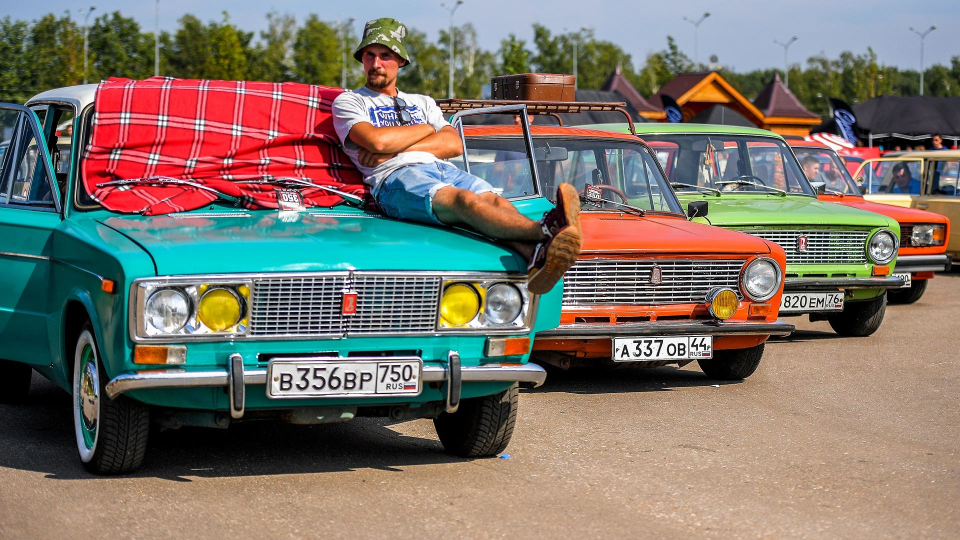
#> input picture Resources/5ebbc81b85600a286f4de97e.jpg, 1920 x 1080 px, given in place of the camera (shown at 1/2 size)
$ python meanshift_camshift.py
#> lines starting #> are read from the running program, lines starting #| are printed output that depends on the picture
import cv2
import numpy as np
import matplotlib.pyplot as plt

#Starting video capture
capture = cv2.VideoCapture(0)

#Reading frames
ret,frame = capture.read()
#> frame is the input picture: shape (1080, 1920, 3); mean B, G, R 106.1, 115.6, 123.6

#Load Haar cascade classifier for face detection
path = 'C:\\Users\\peter\\opencv\\Resources\\haarcascade_frontalface_default.xml'
face_cascade = cv2.CascadeClassifier(path)

#Detect face
face_rectangles = face_cascade.detectMultiScale(frame)
#> face_rectangles = [[1546, 335, 27, 27], [1731, 468, 61, 61], [1487, 526, 71, 71], [714, 87, 78, 78]]

#Get region of detected face which will be the tracking window
(face_x,face_y,width,height) = tuple(face_rectangles[0])
#> face_x = 1546; face_y = 335; width = 27; height = 27
track_window = (face_x,face_y,width,height)
#> track_window = (1546, 335, 27, 27)

#Define ROI of the detected face in the frame
roi = frame[face_y:face_y+height,face_x:face_x+width]
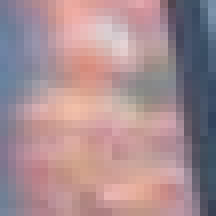
#> roi: shape (27, 27, 3) (shown 8 times larger); mean B, G, R 145.9, 140.9, 168.1

#Convert ROI from BGR to HSV
hsv_roi = cv2.cvtColor(roi,cv2.COLOR_BGR2HSV)
#> hsv_roi: shape (27, 27, 3); mean H, S, V 90, 58.2, 175.6

#Calculate the color histogram of the HSV ROI
roi_hist = cv2.calcHist([hsv_roi],[0],None,[180],[0,180])
#> roi_hist = 180 values, max 48 at index 4, min 0 at index 12, mean 4.05

#Normalize the histogram
cv2.normalize(roi_hist,roi_hist,0,255,cv2.NORM_MINMAX)

#Define termination criteria
termination_criteria = (cv2.TERM_CRITERIA_EPS | cv2.TERM_CRITERIA_COUNT, 10, 1)

while True:
    ret,frame = capture.read()

    if ret == True:
        hsv = cv2.cvtColor(frame,cv2.COLOR_BGR2HSV)
#> hsv: shape (1080, 1920, 3); mean H, S, V 62.3, 105.2, 144.3

        #Calculate the back propagation to see how the pixels of the image fit the histogram model of the ROI
        dst = cv2.calcBackProject([hsv],[0],roi_hist,[0,180],1)
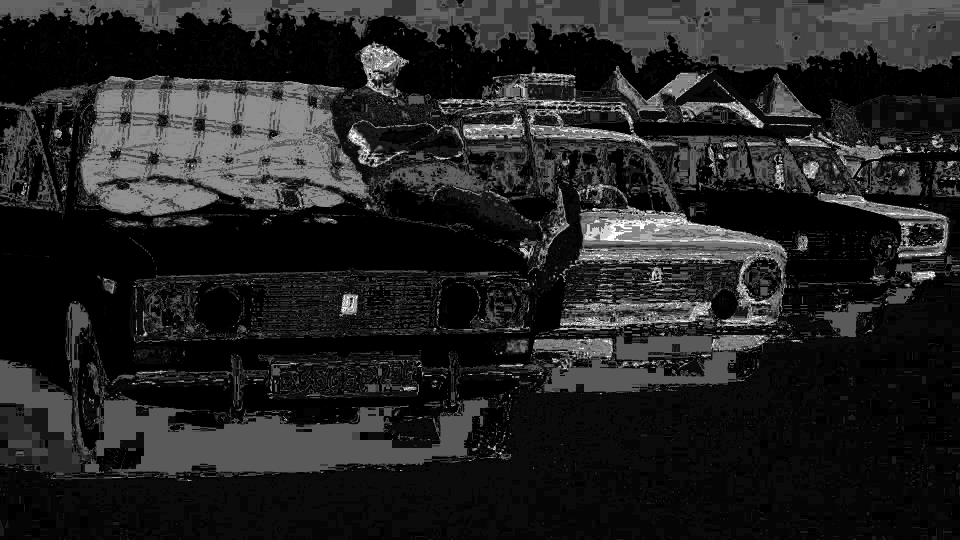
#> dst: shape (1080, 1920) (shown at 1/2 size); min 0, max 255, mean 35.4

        #MeanShift (uncomment to use)
        # ret,track_window = cv2.meanShift(dst,track_window,termination_criteria)
        # x,y,w,h = track_window
        # img2 = cv2.rectangle(frame,(x,y),(x+w,y+h),(0,0,255),5)

        #CAMShift to resize roi (uncomment to use)
        ret,track_window = cv2.CamShift(dst,track_window,termination_criteria)
#> ret = ((1558, 348.5), (47.47, 51.81), 11.91); track_window = (1534, 322, 48, 53)
        points = cv2.boxPoints(ret)
#> points = [[1529.4, 368.9], [1540.1, 318.3], [1586.6, 328.1], [1575.9, 378.7]]
        points = np.int0(points)
#> points = [[1529, 368], [1540, 318], [1586, 328], [1575, 378]]
        img2 = cv2.polylines(frame,[points],True,(255,0,0),5)

        cv2.imshow('img',img2)

        k=cv2.waitKey(1) & 0xFF
#> (key Esc is pressed here)

        if k==27:
            break
    else:
        break

cv2.destroyAllWindows()
capture.release()

$ run again, on Resources/Denis_Mukwege.jpg
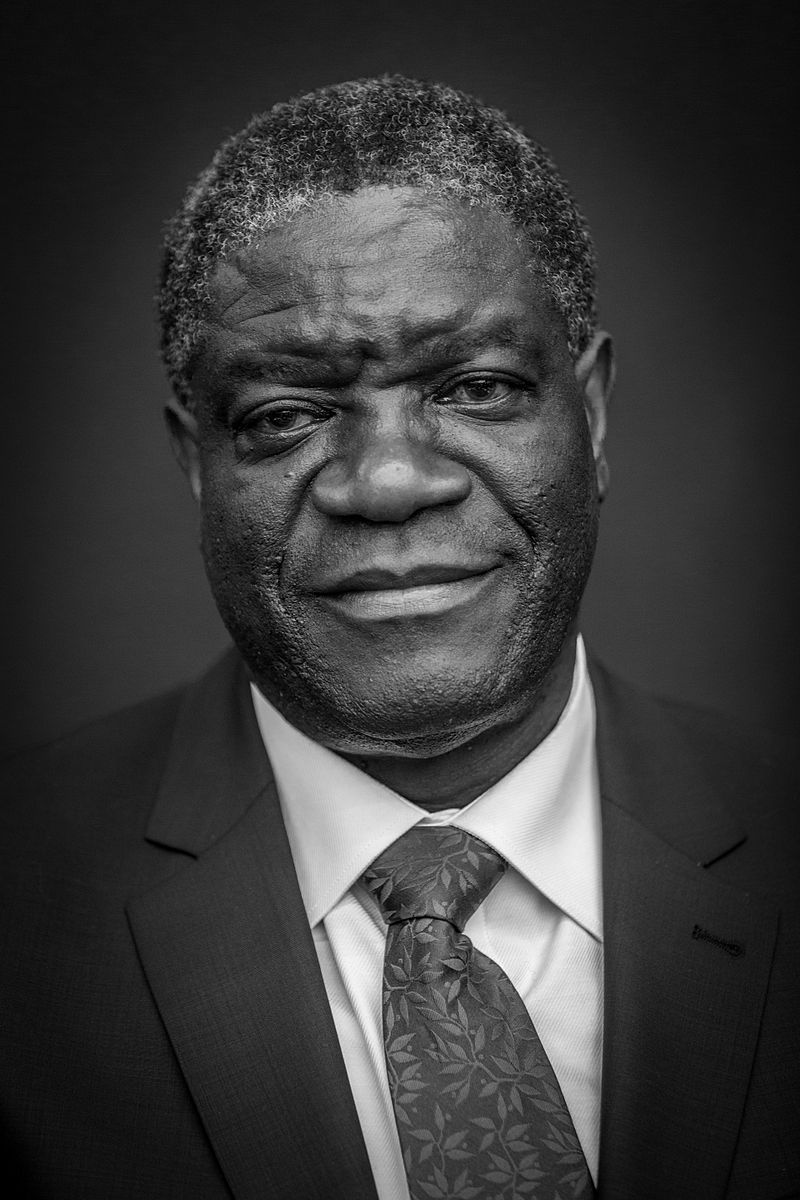
#> input picture Resources/Denis_Mukwege.jpg, 800 x 1200 px, given in place of the camera
#> frame is the input picture: shape (1200, 800, 3); min 0, max 255, mean 58.8
#> face_rectangles = [[131, 187, 515, 515]]
#> face_x = 131; face_y = 187; width = 515
#> `track_window = (face_x,face_y,width,height)`: track_window = (131, 187, 515, 515)
#> `roi = frame[face_y:face_y+height,face_x:face_x+width]`:
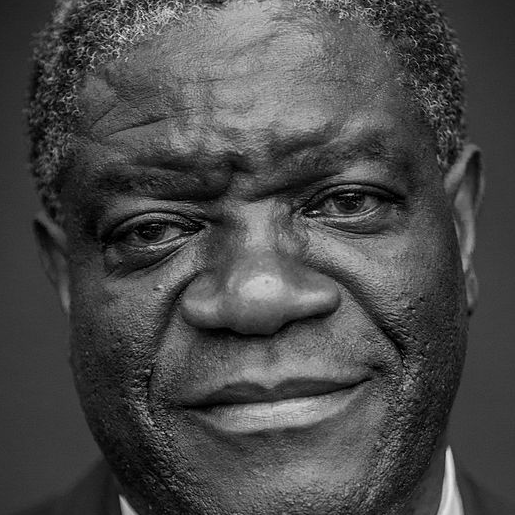
#> roi: shape (515, 515, 3); min 0, max 255, mean 74.1
#> hsv_roi: shape (515, 515, 3); mean H, S, V 0, 0, 74.1
#> roi_hist = 180 values, max 265225 at index 0, min 0 at index 1, mean 1473.5
#> hsv: shape (1200, 800, 3); mean H, S, V 0, 0, 58.8
#> dst: shape (1200, 800); every value is 255
#> `ret,track_window = cv2.CamShift(dst,track_window,termination_criteria)`: ret = ((388, 444), (617.8, 617.8), 90); track_window = (78, 134, 620, 620)
#> `points = cv2.boxPoints(ret)`: points = [[79.12, 135.1], [696.9, 135.1], [696.9, 752.9], [79.12, 752.9]]
#> `points = np.int0(points)`: points = [[79, 135], [696, 135], [696, 752], [79, 752]]
#> `img2 = cv2.polylines(frame,[points],True,(255,0,0),5)`:
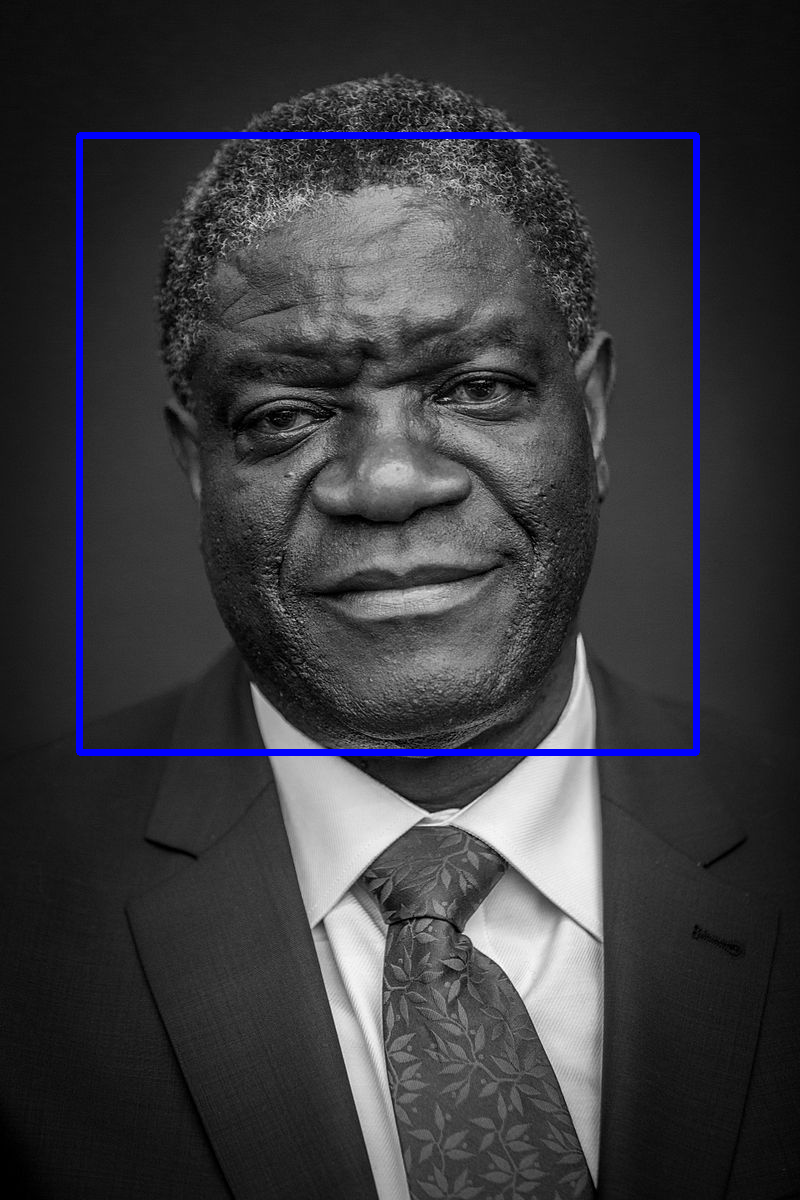
#> img2: shape (1200, 800, 3); mean B, G, R 62.5, 57.9, 57.9

$ run again, on Resources/Nadia_Murad.jpg
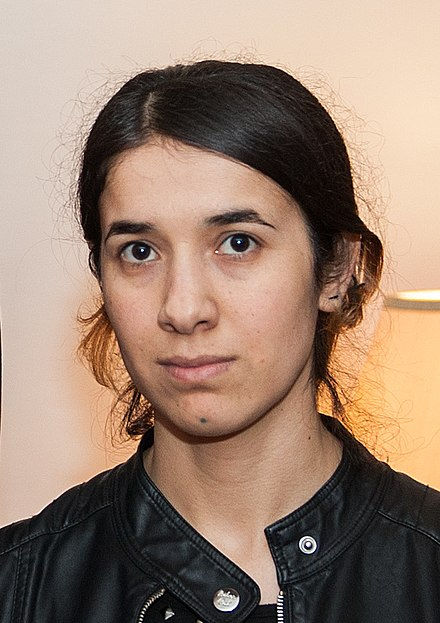
#> input picture Resources/Nadia_Murad.jpg, 440 x 623 px, given in place of the camera
#> frame is the input picture: shape (623, 440, 3); mean B, G, R 112.7, 129.2, 153.8
#> face_rectangles = [[55, 141, 276, 276]]
#> face_x = 55; face_y = 141; width = 276
#> `track_window = (face_x,face_y,width,height)`: track_window = (55, 141, 276, 276)
#> hsv_roi: shape (276, 276, 3); mean H, S, V 12.1, 97.1, 163.7
#> roi_hist = 180 values, max 19887 at index 11, min 0 at index 28, mean 423.2
#> hsv: shape (623, 440, 3); mean H, S, V 29, 73.3, 154.7
#> `dst = cv2.calcBackProject([hsv],[0],roi_hist,[0,180],1)`:
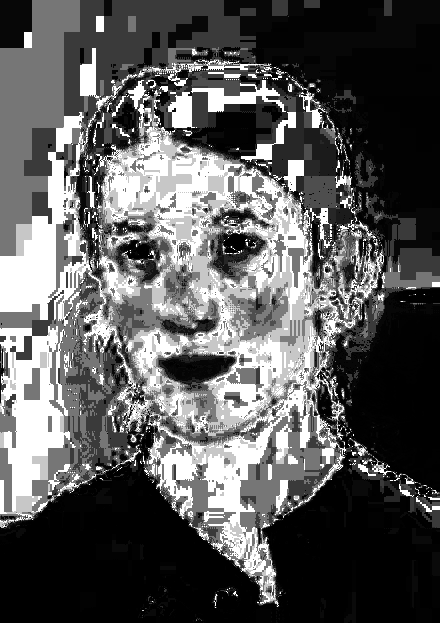
#> dst: shape (623, 440); min 0, max 255, mean 89.4
#> `ret,track_window = cv2.CamShift(dst,track_window,termination_criteria)`: ret = ((194.5, 280), (314.9, 346.3), 135.8); track_window = (73, 155, 243, 250)
#> `points = cv2.boxPoints(ret)`: points = [[186.6, 46.09], [428.1, 294.3], [202.4, 513.9], [-39.1, 265.7]]
#> `points = np.int0(points)`: points = [[186, 46], [428, 294], [202, 513], [-39, 265]]
#> `img2 = cv2.polylines(frame,[points],True,(255,0,0),5)`:
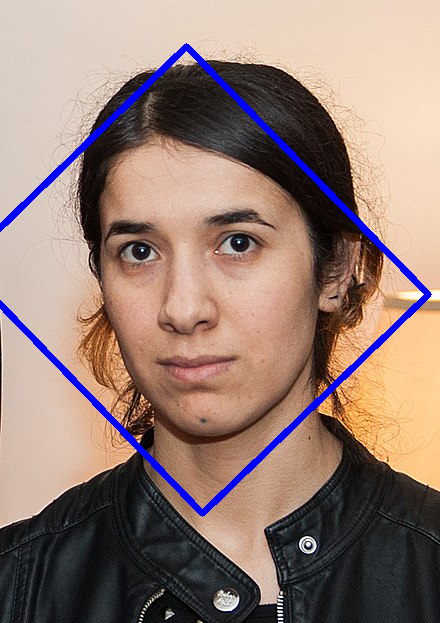
#> img2: shape (623, 440, 3); mean B, G, R 117.1, 125.6, 149.2
